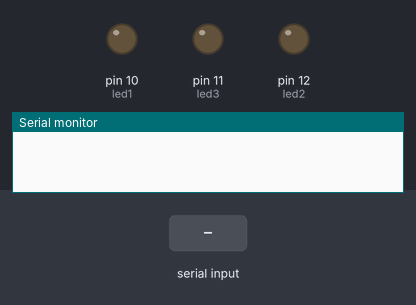
The sketch below on a simulated Arduino Uno, built with avr-gcc and run on an emulated ATmega328P. Parts: output pins drawn as LEDs (lit = HIGH), the last lines printed to the serial monitor. Inputs (shaded band) come from the test bench.

Above: at 1.2 s.
1.3 s: "on\n" received over Serial
At 2.1 s:
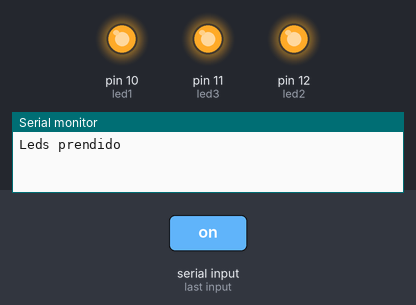
2.8 s: "off\n" received over Serial
At 3.3 s:
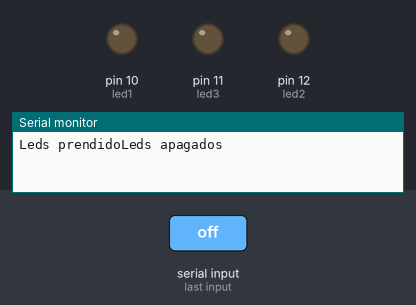
Timing chart, 0 to 5.8 s (numbered marks = the images above; inputs shaded):
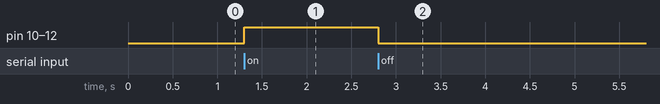

The sketch:

arduino-python.ino
```cpp
//Quintero y Valdez
//Control de leds por Arduino-Python

const int led1=10;
const int led2=12;
const int led3=11;
String rec;
int var=0;

void setup() {
  pinMode(led1,OUTPUT);
  pinMode(led2,OUTPUT);
  pinMode(led3,OUTPUT);
  Serial.begin(9600);

}
void loop() {
  if(Serial.available()>0){
    rec = Serial.readStringUntil('\n');
    if(rec == "on"){
      digitalWrite(led1,HIGH);
      digitalWrite(led2,HIGH);
      digitalWrite(led3,HIGH);
      Serial.write("Leds prendido");
    }
  if(rec== "off"){
    digitalWrite(led1,LOW);
    digitalWrite(led2,LOW);
    digitalWrite(led3,LOW);
    Serial.write("Leds apagados");
  }

  }
}
```

Measured:
- after the input at 1.3 s, pin 10 (led1), pin 11 (led3), pin 12 (led2): LOW → HIGH at once
- after the input at 2.8 s, pin 10 (led1), pin 11 (led3), pin 12 (led2): HIGH → LOW at once
